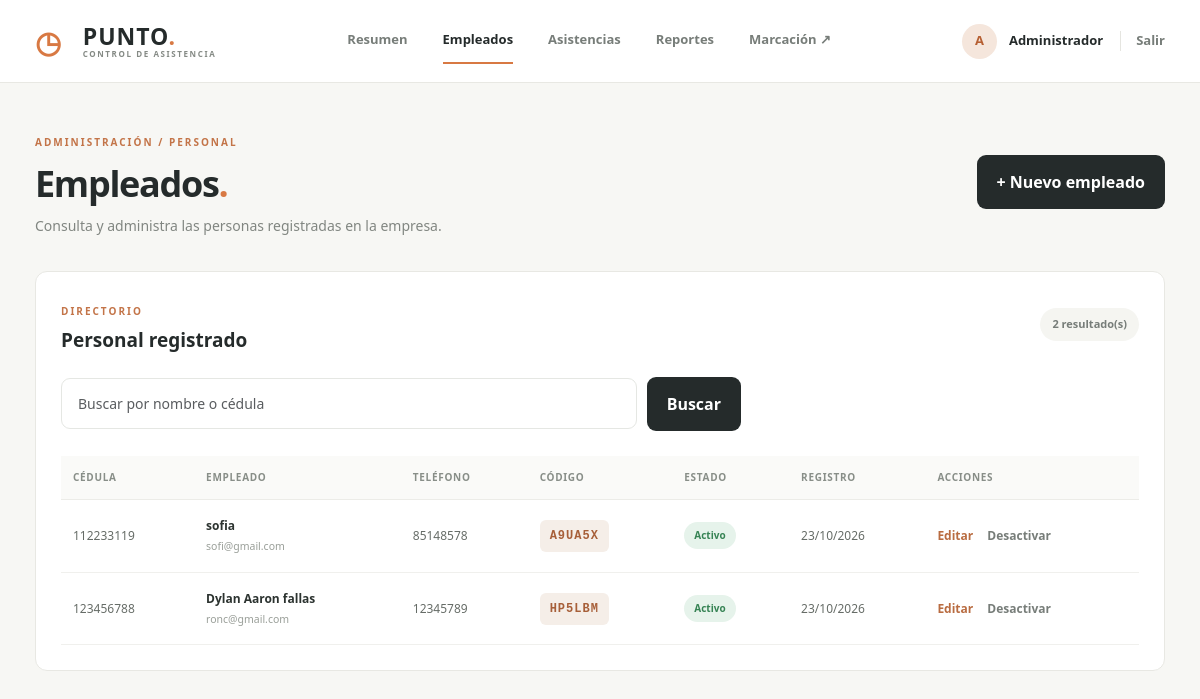
Screenshot of /admin/empleados.php (signed in) with the database file from the repository.
### tables this page shows
CREATE TABLE `empleados` (
  `id` int(11) NOT NULL,
  `cedula` varchar(25) NOT NULL,
  `nombre` varchar(150) NOT NULL,
  `correo` varchar(150) NOT NULL,
  `telefono` varchar(25) NOT NULL,
  `codigo_acceso` varchar(6) NOT NULL,
  `estado` enum('Activo','Inactivo') NOT NULL DEFAULT 'Activo',
  `fecha_registro` datetime NOT NULL DEFAULT current_timestamp()
);

### admin/empleados.php (the view, shortened to what this page needs)
<?php
require_once __DIR__ . "/../config/conexion.php";
function escapar($valor) {
    return htmlspecialchars((string)$valor, ENT_QUOTES, "UTF-8");
}
$buscar = trim($_GET["buscar"] ?? "");
if ($buscar !== "") {
    $termino = "%" . $buscar . "%";
    $stmt = $conn->prepare(
        "SELECT * FROM empleados
         WHERE nombre LIKE ? OR cedula LIKE ?
         ORDER BY id DESC"
    );
    $stmt->bind_param("ss", $termino, $termino);
    $stmt->execute();
    $empleados = $stmt->get_result();
} else {
    $empleados = $conn->query(
        "SELECT * FROM empleados ORDER BY id DESC"
    );
}
$total = $empleados->num_rows;
?>
<!DOCTYPE html>
<html lang="es">
<head>
    <link
        href="https://cdn.jsdelivr.net/npm/bootstrap@5.3.3/dist/css/bootstrap.min.css"
        rel="stylesheet"
    >
    <link rel="stylesheet" href="../css/estilos.css">
</head>
<body class="panel-body">
<?php require __DIR__ . "/includes/header.php"; ?>
<main class="panel-main container-fluid">
    <div class="panel-titulo">
        <div>
            <span class="seccion-etiqueta">
                ADMINISTRACIÓN / PERSONAL
            </span>
            <h1>
                Empleados<span>.</span>
            </h1>
            <p>
                Consulta y administra las personas registradas
                en la empresa.
            </p>
        </div>
        <a href="nuevo_empleado.php" class="btn btn-acceso">
            + Nuevo empleado
        </a>
    </div>
    <section class="panel-bloque">
        <div class="bloque-encabezado">
            <div>
                <span class="seccion-etiqueta">
                    DIRECTORIO
                </span>
                <h2>Personal registrado</h2>
            </div>
            <span class="contador-empleados">
                <?= $total ?> resultado(s)
            </span>
        </div>
        <form method="GET" class="buscador-empleados">
            <input
                type="search"
                name="buscar"
                class="form-control"
                value="<?= escapar($buscar) ?>"
                placeholder="Buscar por nombre o cédula"
            >
            <button type="submit" class="btn btn-acceso">
                Buscar
            </button>
        </form>
        <div class="table-responsive">
            <table class="table tabla-panel">
                <thead>
                    <tr>
                        <th>Cédula</th>
                        <th>Empleado</th>
                        <th>Teléfono</th>
                        <th>Código</th>
                        <th>Estado</th>
                        <th>Registro</th>
                        <th>Acciones</th>
                    </tr>
                </thead>
                <tbody>
                <?php if ($total > 0): ?>
                    <?php while ($fila = $empleados->fetch_assoc()): ?>
                        <tr>
                            <td>
                                <?= escapar($fila["cedula"]) ?>
                            </td>
                            <td>
                                <strong>
                                    <?= escapar($fila["nombre"]) ?>
                                </strong>
                                <small>
                                    <?= escapar($fila["correo"]) ?>
                                </small>
                            </td>
                            <td>
                                <?= escapar($fila["telefono"]) ?>
                            </td>
                            <td>
                                <span class="codigo-tabla">
                                    <?= escapar($fila["codigo_acceso"]) ?>
                                </span>
                            </td>
                            <td>
                                <?php if ($fila["estado"] === "Activo"): ?>
                                    <span class="estado estado-abierto">
                                        Activo
                                    </span>
                                <?php else: ?>
                                    <span class="estado estado-cerrado">
                                        Inactivo
                                    </span>
                                <?php endif; ?>
                            </td>
                            <td>
                                <?= date(
                                    "d/m/Y",
                                    strtotime($fila["fecha_registro"])
                                ) ?>
                            </td>
                            <td>
                                <div class="acciones-empleado">
                                    <a
                                        href="editar_empleado.php?id=<?= (int)$fila["id"] ?>"
                                        class="accion-editar"
                                    >
                                        Editar
                                    </a>
                                    <form
                                        method="POST"
                                        action="cambiar_estado.php"
                                        onsubmit="return confirm('¿Deseas cambiar el estado de este empleado?');"
                                    >
                                        <button
                                            type="submit"
                                            class="accion-estado"
                                        >
                                            <?= $fila["estado"] === "Activo"
                                                ? "Desactivar"
                                                : "Activar" ?>
                                        </button>
                                    </form>
                                </div>
                            </td>
                        </tr>
                    <?php endwhile; ?>
                <?php endif; ?>
                </tbody>
            </table>
        </div>
    </section>
</main>
</body>
</html>

### admin/includes/header.php
<?php
$paginaActual = basename($_SERVER["SCRIPT_NAME"]);
$nombreAdmin = $_SESSION["admin_nombre"] ?? "Administrador";
$inicialAdmin = mb_strtoupper(
    mb_substr($nombreAdmin, 0, 1, "UTF-8"),
    "UTF-8"
);
?>
<header class="panel-header">
    <div class="container-fluid panel-header-inner">
        <a href="index.php" class="panel-logo">
            <span class="logo-simbolo">◷</span>
            <span class="marca-texto">
                <strong>PUNTO<span class="logo-acento">.</span></strong>
                <small>CONTROL DE ASISTENCIA</small>
            </span>
        </a>
        <nav class="panel-nav" aria-label="Navegación administrativa">
            <a href="index.php"
               class="<?= $paginaActual === 'index.php' ? 'activo' : '' ?>">
                Resumen
            </a>
            <a href="empleados.php"
               class="<?= in_array(
                   $paginaActual,
                   [
                       'empleados.php',
                       'nuevo_empleado.php',
                       'editar_empleado.php'
                   ],
                   true
               ) ? 'activo' : '' ?>">
                Empleados
            </a>
            <a href="asistencias.php"
               class="<?= $paginaActual === 'asistencias.php' ? 'activo' : '' ?>">
                Asistencias
            </a>
            <a href="reportes.php"
               class="<?= $paginaActual === 'reportes.php' ? 'activo' : '' ?>">
                Reportes
            </a>
            <a href="../index.php"
               target="_blank"
               rel="noopener">
                Marcación ↗
            </a>
        </nav>
        <div class="panel-usuario">
            <div class="usuario-avatar">
                <?= htmlspecialchars(
                    $inicialAdmin,
                    ENT_QUOTES,
                    "UTF-8"
                ) ?>
            </div>
            <span>
                <?= htmlspecialchars(
                    $nombreAdmin,
                    ENT_QUOTES,
                    "UTF-8"
                ) ?>
            </span>
            <a href="../logout.php" class="salir-link">
                Salir
            </a>
        </div>
    </div>
</header>

### rows the page displays
empleados: cedula "112233119", nombre "sofia", correo "sofi@gmail.com", telefono "85148578", codigo_acceso "A9UA5X", estado "Activo", fecha_registro "23/10/2026"
empleados: cedula "123456788", nombre "Dylan Aaron fallas", correo "ronc@gmail.com", telefono "12345789", codigo_acceso "HP5LBM", estado "Activo", fecha_registro "23/10/2026"

### other values shown
$inicialAdmin "A"
$nombreAdmin "Administrador"
$total "2"
